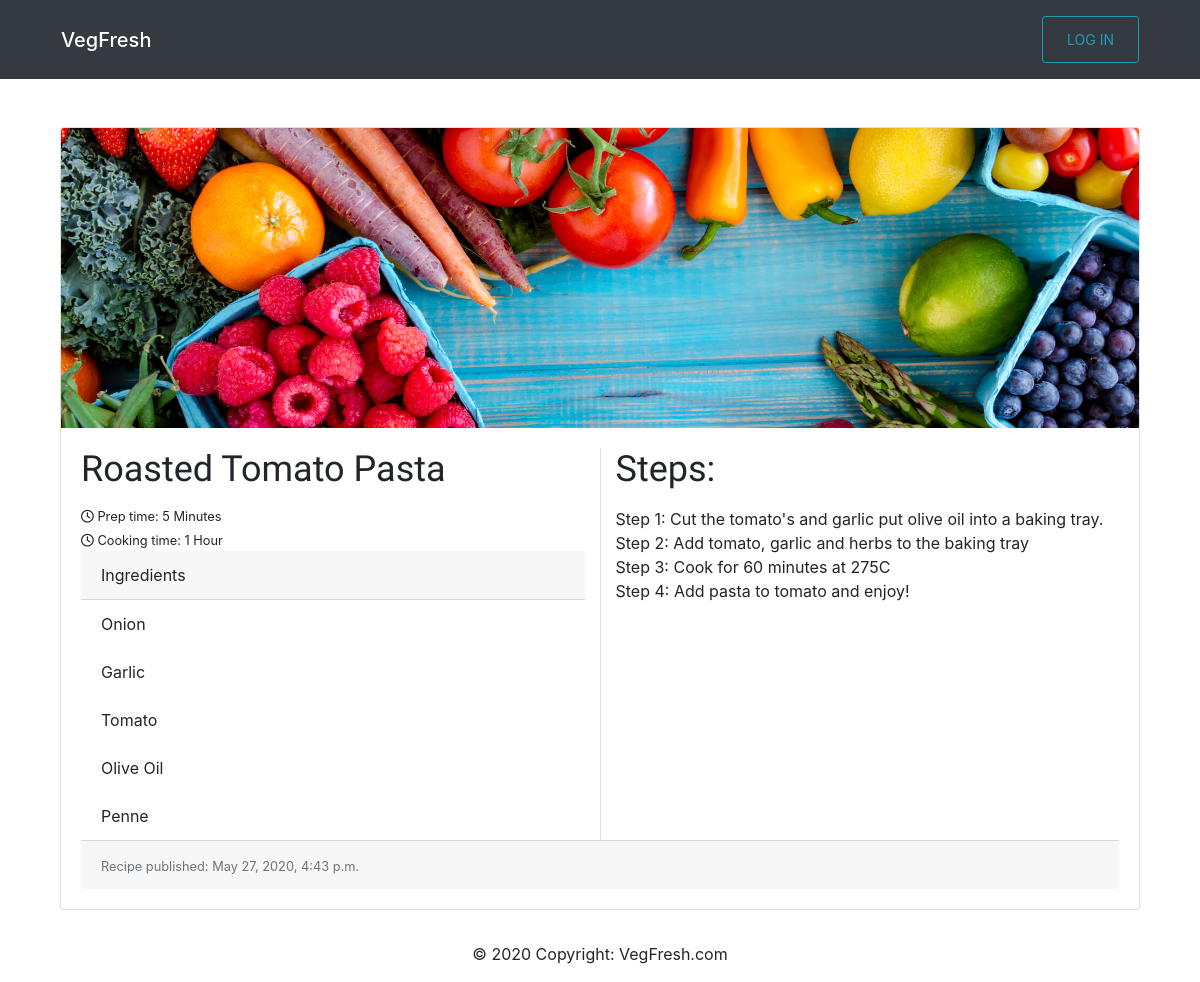
The app's page /roasted-tomato-pasta/ with its own data.
### core/models.py (models this page shows, shortened)
class Core(models.Model):
    title = models.CharField(max_length=200)
    excerpt = models.TextField(null=True)
    category = models.CharField(max_length=10)
    cookTime = models.CharField(max_length=20)
    prepTime = models.CharField(max_length=20)
    ingredients = models.ManyToManyField(Ingredient)
    process = models.TextField(null=True)
    slug = models.SlugField(max_length=100, unique=True)
    updated = models.DateTimeField(auto_now=True)
    published = models.DateTimeField(default=timezone.now)
    thumb = models.ImageField(default='default.png', blank=True)
    class Meta:
        ordering = ['-published']

class Ingredient(models.Model):
    IngName = models.CharField(max_length=30)
    IngType = models.CharField(max_length=20, null=True)
    def __str__(self):
        return self.IngName

### core/views.py (the view)
# urls.py: path('<slug:slug>/', views.SingleView.as_view(), name='single'),
class SingleView(DetailView):
    model = Core
    template_name = 'core/single.html'
    context_object_name = 'post'

### templates/core/single.html
{% extends 'core/base.html' %}
{% block content %}
{% load static %}
<link rel="stylesheet" type="text/css" href="{% static 'CSS/Single/style.css' %}">
    <div class="container pt-5">
<div class="card mb-3">
            <img class="card-img-top" src="{{ post.thumb.url }}" alt="Card image">
  <div class="card-body">
  <div class="row">
        <div class="col-sm border-right">
        <h5 class="card-title">{{ post.title }}</h5>
        <small><i class="far fa-clock"></i> Prep time: {{ post.prepTime }}</small><br>
        <small><i class="far fa-clock"></i> Cooking time: {{ post.cookTime }}</small><br>
        <div class="card-header">
        Ingredients
        </div>
      <ul class="list-group list-group-flush">
          {% for ingredients in post.ingredients.all %}
            <li class="list-group-item">{{ ingredients }}</li>
          {% endfor %}
        </ul>
        </div>
  <div class="col-sm">
      <h5 class="card-title">Steps:</h5>
      <p class="card-text">{{ post.process|linebreaks }}</p>
      </div>
  </div>
  <div class="card-footer">
      <p class="card-text"><small class="text-muted">Recipe published: {{ post.published }}</small></p>
  </div>
</div>
</div>
    </div>
{% endblock %}

### static/CSS/Single/style.css (style rules this page uses)
.card-img-top { max-height: 300px; min-height: 100px; object-fit: cover; }
.card-title { font-family: 'Balsamiq Sans', cursive; font-size: 36px; }
.border-right { border-right: 1px solid #dee2e6!important; }

### records on screen
Core: thumb (placeholder picture), title "Roasted Tomato Pasta", prepTime "5 Minutes", cookTime "1 Hour", process "Step 1: Cut the tomato's and garlic put olive oil into a baking tray. Step 2: Add tomato, garlic and herbs to the baking tray Step 3: Cook for 60 minutes at 275C Step 4: Add pasta to tomato and enjoy!", published "May 27, 2020, 4:43 p.m."
Ingredient: IngName "Onion"
Ingredient: IngName "Garlic"
Ingredient: IngName "Tomato"
Ingredient: IngName "Olive Oil"
Ingredient: IngName "Penne"
